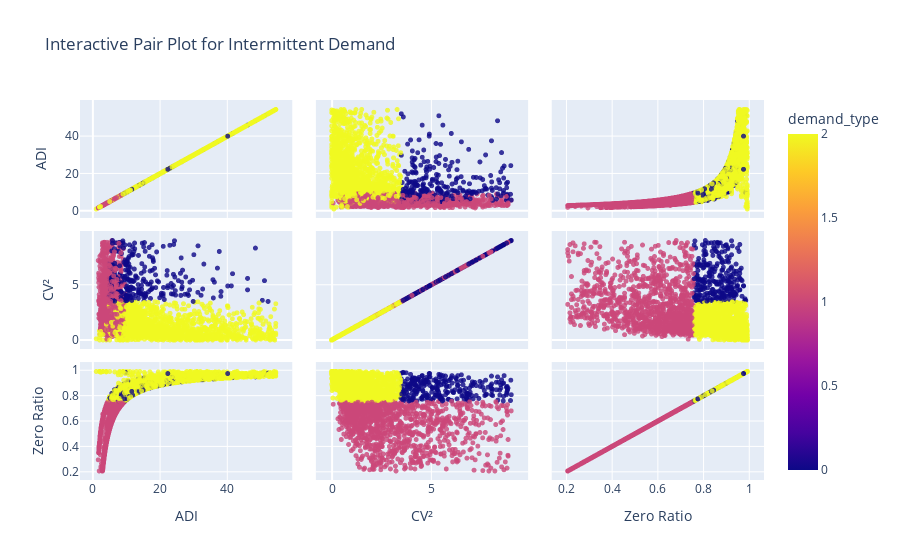

The notebook cell this image was saved under:
### Code cell
fig = px.scatter_matrix(
    df_filtered,
    # Liệt kê các cột muốn so sánh cặp
    dimensions=["ADI", "cv2", "zero_ratio"],
    color="demand_type",
    title="Interactive Pair Plot for Intermittent Demand",
    labels={
        "ADI": "ADI",
        "cv2": "CV²",
        "zero_ratio": "Zero Ratio",
        "demand_type_name": "Demand Type",
    },
)

# Tinh chỉnh marker như yêu cầu cũ
fig.update_traces(marker=dict(size=5, opacity=0.8))
fig.update_layout(legend_title_text="Demand Type")
print(name_mapping)
fig.show()

### Figure 1 — Plotly figure (JSON) as saved in the notebook; plotly's stock layout.template omitted (floating-point values rounded to 4 significant figures; data arrays with more than 128 entries replaced by an {"elided": "..."} marker saying what was removed)
{"data": [{"dimensions": [{"axis": {"matches": true}, "label": "ADI", "values": {"elided": "3008 float values"}}, {"axis": {"matches": true}, "label": "CV²", "values": {"elided": "3008 float values"}}, {"axis": {"matches": true}, "label": "Zero Ratio", "values": {"elided": "3008 float values"}}], "hovertemplate": "%{xaxis.title.text}=%{x}<br>%{yaxis.title.text}=%{y}<br>demand_type=%{marker.color}<extra></extra>", "legendgroup": "", "marker": {"color": {"elided": "3008 int values"}, "coloraxis": "coloraxis", "opacity": 0.8, "size": 5, "symbol": "circle"}, "name": "", "showlegend": false, "type": "splom"}], "layout": {"coloraxis": {"colorbar": {"title": {"text": "demand_type"}}, "colorscale": [[0, "#0d0887"], [0.1111, "#46039f"], [0.2222, "#7201a8"], [0.3333, "#9c179e"], [0.4444, "#bd3786"], [0.5556, "#d8576b"], [0.6667, "#ed7953"], [0.7778, "#fb9f3a"], [0.8889, "#fdca26"], [1, "#f0f921"]]}, "dragmode": "select", "legend": {"title": {"text": "Demand Type"}, "tracegroupgap": 0}, "title": {"text": "Interactive Pair Plot for Intermittent Demand"}}}
